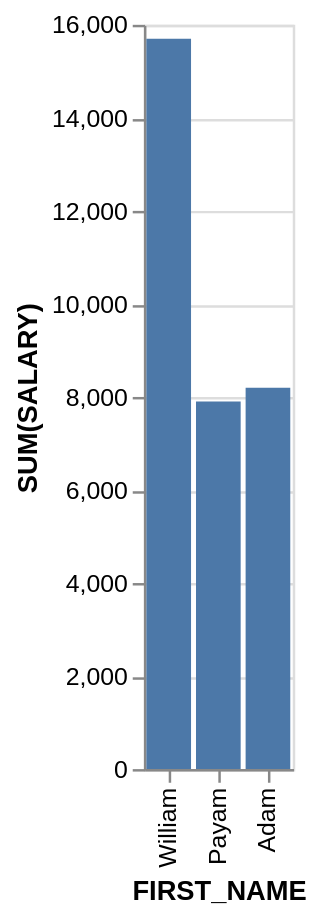

Write a Vega-Lite specification for this figure.
### Vega-Lite specification from a JSON file in a GitHub repository (floating-point values rounded to 4 significant figures)
{"data": {"values": [{"x_data": "William", "y_data": 15700}, {"x_data": "Payam", "y_data": 7900}, {"x_data": "Adam", "y_data": 8200}]}, "mark": "bar", "encoding": {"x": {"field": "x_data", "type": "nominal", "title": "FIRST_NAME", "sort": "descending"}, "y": {"field": "y_data", "type": "quantitative", "title": "SUM(SALARY)"}}}
